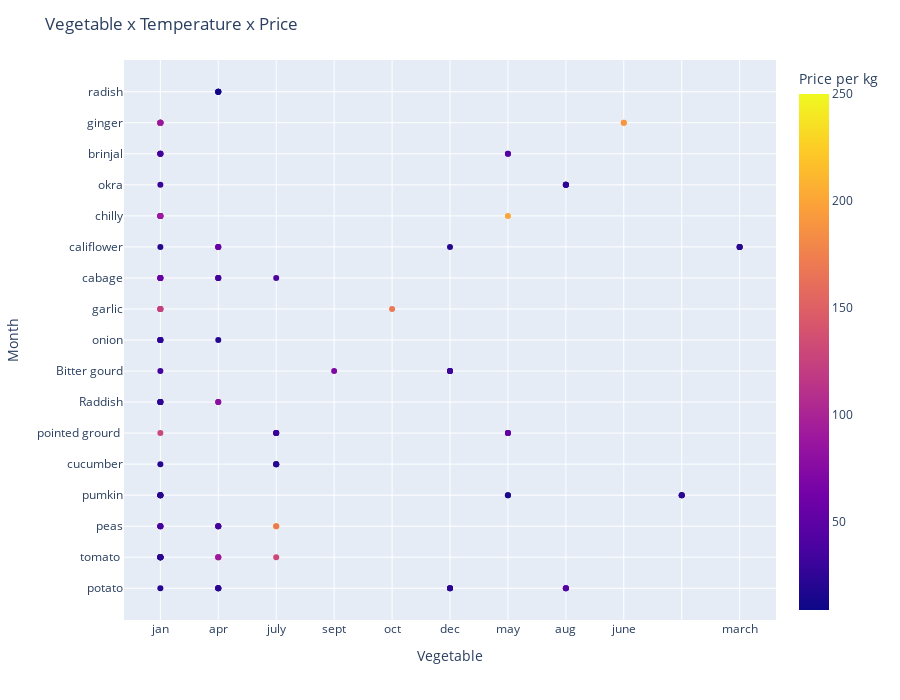

This figure's notebook cell:
### Code cell
fig = px.scatter(
    data_frame=count_month_vegetable,
    x="Month",
    y="Vegetable",
    color="Price per kg"
)

fig.update_layout(
    title= "Vegetable x Temperature x Price",
    xaxis_title= "Vegetable",
    yaxis_title= "Month",
    barcornerradius=10,
    height=700 
)

fig

### Figure 1 — Plotly figure (JSON) as saved in the notebook; plotly's stock layout.template omitted (floating-point values rounded to 4 significant figures)
{"data": [{"hovertemplate": "Month=%{x}<br>Vegetable=%{y}<br>Price per kg=%{marker.color}<extra></extra>", "legendgroup": "", "marker": {"color": [20, 50, 70, 25, 20, 130, 10, 35, 35, 45, 150, 45, 20, 80, 30, 20, 70, 20, 25, 100, 30, 80, 50, 60, 25, 70, 70, 20, 130, 170, 40, 20, 200, 15, 10, 40, 200, 40, 250, 90, 16, 30, 40, 15, 12, 50, 15, 25, 28, 35, 120, 75, 18, 80, 40, 20, 70, 70, 25, 100, 30, 120, 50, 60, 25, 80, 15, 45, 190, 50, 210, 130, 10, 25, 42, 20, 15, 55, 20, 29, 32, 20, 132, 60, 21, 75, 35, 19, 32, 90, 22, 35, 21, 90, 33, 55, 30, 45, 170, 150, 24, 30, 35, 23, 21, 53, 27, 32, 24, 22, 123, 55, 21, 90, 25, 21, 33, 88, 24, 33, 9], "coloraxis": "coloraxis", "symbol": "circle"}, "mode": "markers", "name": "", "orientation": "v", "showlegend": false, "type": "scatter", "x": ["jan", "jan", "jan", "jan", "jan", "jan", "jan", "jan", "jan", "jan", "jan", "jan", "jan", "jan", "jan", "jan", "jan", "jan", "apr", "apr", "apr", "apr", "apr", "apr", "july", "apr", "sept", "apr", "july", "oct", "july", "dec", "may", "aug", "may", "may", "june", "aug", "july", "jan", "dec", "jan", "jan", " ", "july", "may", "jan", "dec", "jan", "jan", "jan", "jan", "march", "jan", "aug", "jan", "jan", "jan", "apr", "apr", "apr", "apr", "apr", "apr", "july", "apr", "may", "may", "june", "aug", "july", "jan", "dec", "jan", "jan", " ", "july", "may", "jan", "dec", "jan", "jan", "jan", "jan", "march", "jan", "aug", "jan", "jan", "jan", "apr", "apr", "apr", "apr", "apr", "apr", "july", "aug", "july", "jan", "dec", "jan", "jan", " ", "july", "may", "jan", "dec", "jan", "jan", "jan", "jan", "march", "jan", "aug", "jan", "jan", "jan", "apr", "apr", "apr"], "xaxis": "x", "y": ["potato", "tomato ", "peas", "pumkin", "cucumber", "pointed grourd ", "Raddish", "Bitter gourd", "onion", "tomato ", "garlic", "cabage", "califlower", "chilly", "okra", "pumkin", "brinjal", "ginger", "potato", "peas", "radish", "tomato ", "cabage", "califlower", "pointed grourd ", "Raddish", "Bitter gourd", "onion", "tomato ", "garlic", "cabage", "califlower", "chilly", "okra", "pumkin", "brinjal", "ginger", "potato", "peas", "ginger", "potato", "tomato ", "peas", "pumkin", "cucumber", "pointed grourd ", "Raddish", "Bitter gourd", "onion", "tomato ", "garlic", "cabage", "califlower", "chilly", "okra", "pumkin", "brinjal", "ginger", "potato", "peas", "radish", "tomato ", "cabage", "califlower", "pointed grourd ", "Raddish", "pumkin", "brinjal", "ginger", "potato", "peas", "ginger", "potato", "tomato ", "peas", "pumkin", "cucumber", "pointed grourd ", "Raddish", "Bitter gourd", "onion", "tomato ", "garlic", "cabage", "califlower", "chilly", "okra", "pumkin", "brinjal", "ginger", "potato", "peas", "radish", "tomato ", "cabage", "califlower", "pointed grourd ", "potato", "peas", "ginger", "potato", "tomato ", "peas", "pumkin", "cucumber", "pointed grourd ", "Raddish", "Bitter gourd", "onion", "tomato ", "garlic", "cabage", "califlower", "chilly", "okra", "pumkin", "brinjal", "ginger", "potato", "peas", "radish"], "yaxis": "y"}], "layout": {"barcornerradius": 10, "coloraxis": {"colorbar": {"title": {"text": "Price per kg"}}, "colorscale": [[0, "#0d0887"], [0.1111, "#46039f"], [0.2222, "#7201a8"], [0.3333, "#9c179e"], [0.4444, "#bd3786"], [0.5556, "#d8576b"], [0.6667, "#ed7953"], [0.7778, "#fb9f3a"], [0.8889, "#fdca26"], [1, "#f0f921"]]}, "height": 700, "legend": {"tracegroupgap": 0}, "margin": {"t": 60}, "title": {"text": "Vegetable x Temperature x Price"}, "xaxis": {"anchor": "y", "domain": [0, 1], "title": {"text": "Vegetable"}}, "yaxis": {"anchor": "x", "domain": [0, 1], "title": {"text": "Month"}}}}
